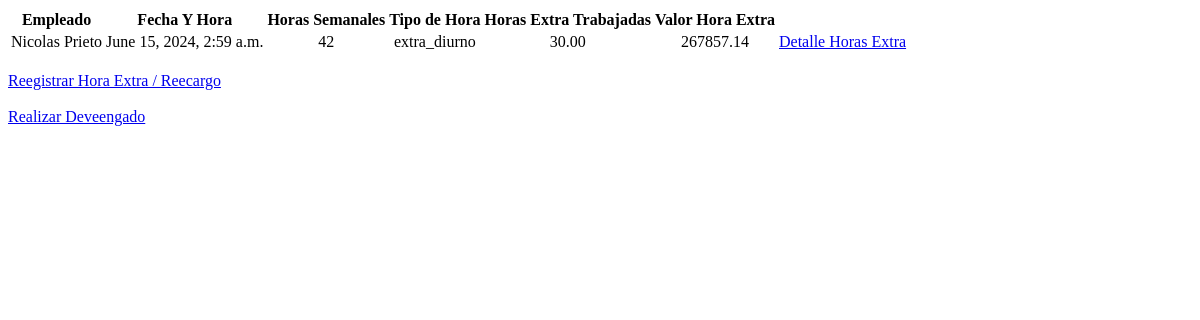
The page /devengados/ on the database as committed earlier.
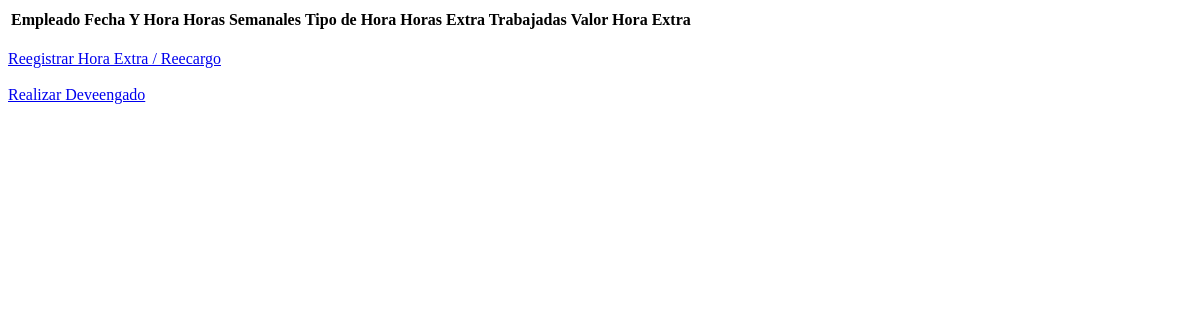
The same page on the database as committed later.
### devengos/models.py (models this page shows, shortened)
class HoraExtra(models.Model):
    nro_documento = models.ForeignKey('gestion_empleados.Empleado', on_delete=models.CASCADE, null=True)
    fecha_hora = models.DateTimeField(help_text="Fecha y hora de la hora extra")
    semanal = [
        ('42', '42 Horas'),
        ('43', '43 Horas'),
        ('44', '44 Horas'),
        ('45', '45 Horas'),
        ('46', '46 Horas'),
        ('47', '47 Horas'),
        ]
    horas_Semanales = models.CharField(max_length=3, choices=semanal,blank=True, null=True, help_text="Horas semanales Trbajadas")
    tipo_Hora = models.ForeignKey(TipoHoraRecargo,on_delete=models.CASCADE, null=True)
    horas_trabajadas = models.DecimalField(max_digits=5,blank=True, null=True, decimal_places=2, help_text="Número de horas trabajadas")
    valor = models.DecimalField(max_digits=10,blank=True, null=True, decimal_places=2, help_text="Valor de las horas trabajadas")

class TipoHoraRecargo(models.Model):
    TIPOS_HORA_RECARGO = [
        ('extra_diurno', 'Hora extra diurno'),
        ('extra_nocturno', 'Hora extra nocturno'),
        ('extra_diurno_dominical_festivo', 'Hora extra diurno dominical y festivo'),
        ('extra_nocturno_dominical_festivo', 'Hora extra nocturno en domingos y festivos'),
        ('recargo_nocturno', 'recargo nocturno'),
        ('recargo_dominical_festivo', 'recargo dominical y festivo'),
        ('recargo_nocturno_dominical_festivo', 'recargo nocturno en dominical y festivo'),
    ]
    tipo_hora_recargo = models.CharField(max_length=50, choices=TIPOS_HORA_RECARGO, help_text="Tipo de hora con recargo")
    porc_hora_recargo = models.DecimalField(max_digits=5, decimal_places=2, help_text="Porcentaje del recargo de la hora")

### gestion_empleados/models.py (models this page shows)
class Empleado(models.Model):
    TIPO_DOCUMENTO_CHOICES = (
        ('CC', 'Cédula de Ciudadanía'),
        ('CE', 'Cédula de Extranjería'),
        ('PSP', 'Pasaporte'),
    )
    tipo_documento = models.CharField(max_length=20, choices=TIPO_DOCUMENTO_CHOICES)
    fecha_expedicion = models.DateField()
    nro_documento = models.CharField(primary_key=True, max_length=20)
    password = models.CharField(max_length=100)
    correo = models.EmailField()
    estado_cuenta = models.BooleanField(default=False)  # Toda cuenta creada deberá ser activada por medio de correo electrónico
    ciudad = models.ForeignKey(Ciudad, on_delete=models.CASCADE, null=True)
    nombre1 = models.CharField(max_length=255)
    nombre2 = models.CharField(max_length=255, blank=True, null=True)
    apellido1 = models.CharField(max_length=255)
    apellido2 = models.CharField(max_length=255, blank=True, null=True)
    numero_celular = models.CharField(max_length=20, blank=True, null=True)
    fecha_nacimiento = models.DateField(blank=True, null=True)
    salario_base = models.IntegerField(blank=True, null=True)
    fecha_ingreso = models.DateField(blank=True, null=True)
    ROL_CHOICES = [
        ('GESTOR', 'Gestor'),
        ('OPERADOR', 'Operador'),
        ('LECTOR', 'Lector'),
    ]
    rol = models.CharField(max_length=8, choices=ROL_CHOICES, default='GESTOR')
    TIPO_EMPLEADO_CHOICES = [
        ('INDEPENDIENTE', 'Independiente'),
        ('DEPENDIENTE', 'Dependiente'),
    ]
    tipo_empleado = models.CharField(max_length=13, choices=TIPO_EMPLEADO_CHOICES, blank=True, null=True)
    auxilio_transporte = models.BooleanField(default=True)
    direccion = models.CharField(max_length=255, blank=True, null=True)
    documento_identidad = models.FileField(upload_to='documentos/', blank=True, null=True)
    estado_civil = models.CharField(max_length=20, blank=True, null=True)
    nivel_riesgo = models.ForeignKey(
        'deducciones.NivelRiesgo',  # Usamos comillas para una referencia indirecta
        on_delete=models.CASCADE,
        null=True,
        related_name='empleados_gestion'  # Related name único para evitar conflictos
    )
    def __str__(self):
        return f"{self.nro_documento}"

### devengos/views.py (the view)
# urls.py: path('',views.listarHoras, name='horas'),
def listarHoras(request):
    horas = HoraExtra.objects.all()
    return render(request, 'horasOperador.html',{'horas': horas})

### devengos/templates/horasOperador.html (shortened to what this page needs)
{% load static %}
<!DOCTYPE html>
<html lang="en">
<head>
</head>
<body>
    <table style="text-align: center;">
        <tr>
            <th>Empleado</th>
            <th>Fecha Y Hora</th>
            <th>Horas Semanales</th>
            <th>Tipo de Hora</th>
            <th> Horas Extra Trabajadas</th>
            <th>Valor Hora Extra</th>
        </tr>
        {% for emp in horas %}
        <tr>
            <td>{{ emp.nro_documento.nombre1 }} {{ emp.nro_documento.apellido1 }}</td>
            <td>{{ emp.fecha_hora }}</td>
            <td>{{ emp.horas_Semanales }}</td>
            <td>{{ emp.tipo_Hora.tipo_hora_recargo }}</td>
            <td>{{ emp.horas_trabajadas }}</td>
            <td>{{ emp.valor }}</td>
            <td><a type="submit" href="{% url 'calcula' emp.nro_documento %}">Detalle Horas Extra</a></td>
        </tr>
        {% endfor %}
    </table>
    <br>
    <a href="{% url 'nuevo_Horo' %}">Reegistrar Hora Extra / Reecargo</a><br><br>
    <a href="{% url 'buscar_empleado' %}">Realizar Deveengado</a>
</body>
</html>

Rows that differ between the two databases and show on the page:
removed HoraExtra: nro_documento.nombre1 "Nicolas", nro_documento.apellido1 "Prieto", fecha_hora "June 15, 2024, 2:59 a.m.", horas_Semanales "42", tipo_Hora.tipo_hora_recargo "extra_diurno", horas_trabajadas "30.00", valor "267857.14"
